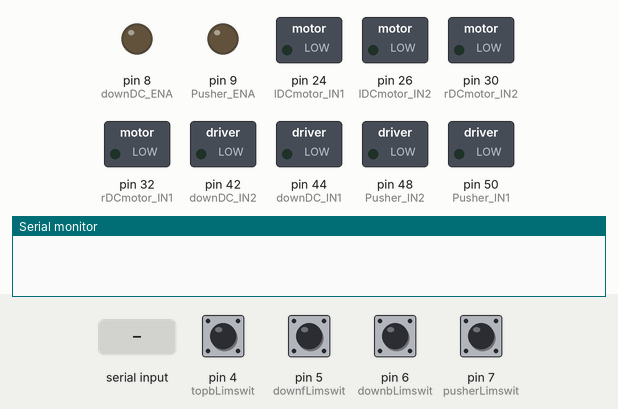
Recording of a sketch running on a simulated Arduino Mega 2560, built with avr-gcc and run on an emulated ATmega2560. Shown: switched loads named in the sketch (green lamp = pin HIGH), output pins drawn as LEDs (lit = HIGH), the last lines printed to the serial monitor. The test bench sets the inputs (shaded band); at power-on: pin 4 (topbLimswit), pin 5 (downfLimswit), pin 6 (downbLimswit), pin 7 (pusherLimswit) HIGH. Pins used as bus, display or sensor lines are not drawn.

Above: at 1.2 s.
1.3 s: "0" received over Serial
At 2.7 s:
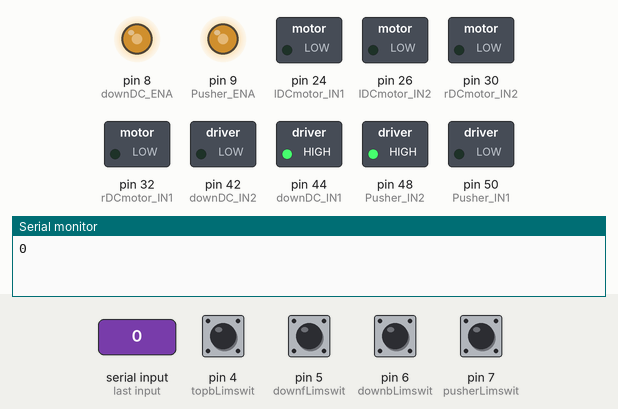
3.8 s: pin 5 (downfLimswit) pulled LOW for 0.15 s
At 4.5 s:
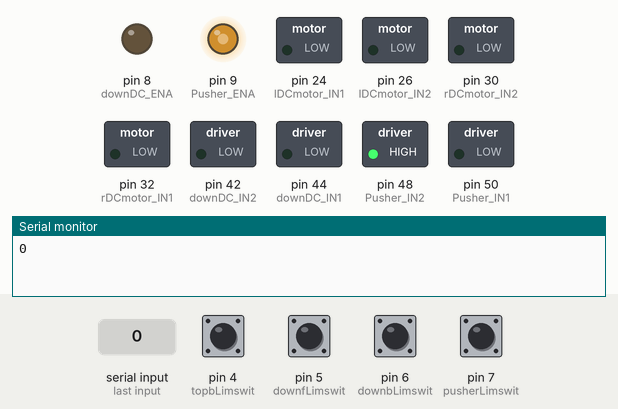
5.4 s: pin 7 (pusherLimswit) pulled LOW for 1 s
At 6.2 s:
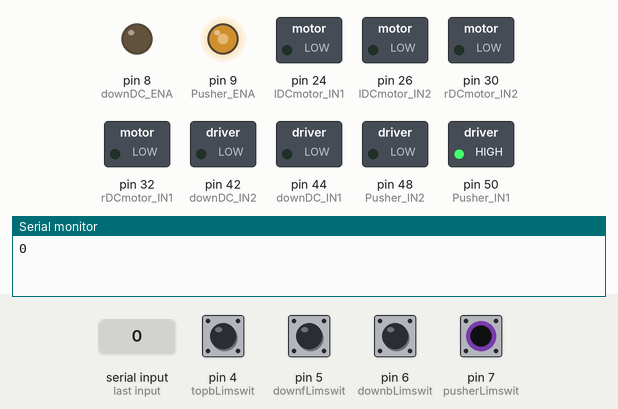
7.9 s: "1" received over Serial
At 15.1 s:
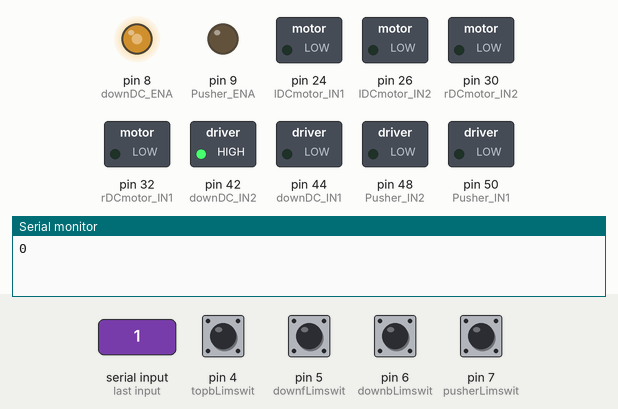
Timing chart, 0 to 16.4 s (numbered marks = the images above; inputs shaded):
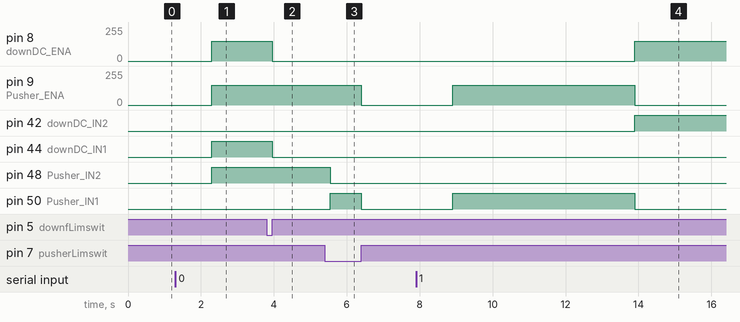

Measured:
- after the input at 1.3 s, pin 8 (downDC_ENA), pin 9 (Pusher_ENA): 0/255 → 150/255 after 1.0 s; pin 44 (downDC_IN1), pin 48 (Pusher_IN2): LOW → HIGH after 1.0 s
- after the input at 3.8 s, pin 8 (downDC_ENA): 150/255 → 0/255 after 0.15 s; pin 44 (downDC_IN1): HIGH → LOW after 0.15 s
- after the input at 5.4 s, pin 9 (Pusher_ENA): 150/255 → 0/255 after 1.0 s; pin 48 (Pusher_IN2): HIGH → LOW after 0.15 s; pin 50 (Pusher_IN1): LOW → HIGH after 0.15 s, → LOW 0.85 s later
- after the input at 7.9 s, pin 8 (downDC_ENA): 0/255 → 150/255 after 6.0 s; pin 9 (Pusher_ENA): 0/255 → 150/255 after 1.0 s, → 0/255 5.0 s later; pin 42 (downDC_IN2): LOW → HIGH after 6.0 s; pin 50 (Pusher_IN1): LOW → HIGH after 1.0 s, → LOW 5.0 s later

The sketch:

arduino_motor.ino
```cpp
/* This will be stored in the arduino board ,and receive the msg sended from the python server */

// topStepper
const byte topStepper_CLK = 38; // step
const byte topStepper_CW  = 36; // direction

//downDC
const byte downDC_IN1 = 44;
const byte downDC_IN2 = 42;
const byte downDC_ENA = 8;

// Pusher
const byte Pusher_ENA = 9;
const byte Pusher_IN1 = 50;
const byte Pusher_IN2 = 48;

// rDCmotor + lDCmotor = flywheel
const byte rDCmotor_IN1 = 32; //speed
const byte rDCmotor_IN2 = 30; //direction
const byte lDCmotor_IN1 = 24; //speed
const byte lDCmotor_IN2 = 26; //direction

// limit switch 都接NO (觸發時為0)
const byte topbLimswit = 4; //上後
const byte downbLimswit = 6; //下後
const byte downfLimswit = 5; //下前
const byte pusherLimswit = 7; //推桿

String message;
int topStepper_status;
int downDC_status;
int Pusher_status;
int flywheel_status;
int takeBall_status;
int times = 0;

void setup()
{
    Serial.begin(57600);
    pinMode(topStepper_CLK, OUTPUT);
    pinMode(topStepper_CW,  OUTPUT);
    pinMode(downDC_IN1, OUTPUT);
    pinMode(downDC_IN2, OUTPUT);
    pinMode(downDC_ENA, OUTPUT);
    pinMode(Pusher_ENA, OUTPUT);
    pinMode(Pusher_IN1, OUTPUT);
    pinMode(Pusher_IN2, OUTPUT);
    pinMode(rDCmotor_IN1, OUTPUT);
    pinMode(rDCmotor_IN2, OUTPUT);
    pinMode(lDCmotor_IN1, OUTPUT);
    pinMode(lDCmotor_IN2, OUTPUT);
    pinMode(topbLimswit, INPUT_PULLUP);
    pinMode(downfLimswit, INPUT_PULLUP);
    pinMode(downbLimswit, INPUT_PULLUP);
    pinMode(pusherLimswit, INPUT_PULLUP);
}

/* Programs about the motions of Stepper */
void StepperGo(const byte CW,const byte CLK,int Dir)
{
    digitalWrite(CW, Dir);
    digitalWrite(CLK, HIGH);
    delayMicroseconds(450);
    digitalWrite(CLK, LOW);
    delayMicroseconds(450);
}

/* Programs about the motions of top Stepper */
void topStepper_forward()
{
    // forward
    StepperGo(topStepper_CW,topStepper_CLK,0);
}

void topStepper_backward(int& status)
{
    if (digitalRead(topbLimswit) == 1)
    {
        // backward
        StepperGo(topStepper_CW,topStepper_CLK,1);
    }
    else if (digitalRead(topbLimswit) == 0)
    {
        delay(150);
        while(digitalRead(topbLimswit) == 0)
        {
            // forward
            StepperGo(topStepper_CW,topStepper_CLK,0);
        }
        status = 1;
    }
}

void topStepper_task(int &status)
{
    if (status == 1){;} //stop
    else if (status == 2) //出
    {
        topStepper_forward();
    }
    else if (status == 3) //進
    {
        topStepper_backward(status);
    }
}

/* Programs about the motions of down Stepper */

void downDC_forward(int& status)
{
    if(digitalRead(downfLimswit) == 1)
    {
        //forward
        digitalWrite(downDC_IN1, HIGH);
        digitalWrite(downDC_IN2, LOW);
        analogWrite(downDC_ENA, 150);
    }
    else if (digitalRead(downfLimswit) == 0)
    {
        delay(150);
        while(digitalRead(downfLimswit) == 0)
        {
            //backward
            digitalWrite(downDC_IN1, LOW);
            digitalWrite(downDC_IN2, HIGH);
            analogWrite(downDC_ENA, 150);
        }
        status = 1;
    }
}

void downDC_backward(int& status)
{
    if(digitalRead(downbLimswit) == 1)
    {
        //backward
        digitalWrite(downDC_IN1, LOW);
        digitalWrite(downDC_IN2, HIGH);
        analogWrite(downDC_ENA, 150);
    }
    else if (digitalRead(downbLimswit) == 0)
    {
        delay(150);
        while(digitalRead(downbLimswit) == 0)
        {
            //forward
            digitalWrite(downDC_IN1, HIGH);
            digitalWrite(downDC_IN2, LOW);
            analogWrite(downDC_ENA, 150);
        }
        status = 1;
    }
}

void downDC_task(int& status)
{
    if (status == 1)
    {
        //stop
        digitalWrite(downDC_IN1, LOW);
        digitalWrite(downDC_IN2, LOW);
        analogWrite(downDC_ENA, 0);
    }
    else if (status == 2) // forward
    {
        downDC_forward(status);
    }
    else if (status == 3) // backward
    {
        downDC_backward(status);
    }
}

/* Programs about the motions of flywheel */
#define speedIn 200
#define speedOut 200
void flywheel_task(int status) //flywheel
{
    if (status == 1) // stop
    {
        digitalWrite(rDCmotor_IN1, 0);
        digitalWrite(rDCmotor_IN2, LOW);
        digitalWrite(lDCmotor_IN1, 0);
        digitalWrite(lDCmotor_IN2, LOW);
    }
    else if (status == 2) // 噴
    {
        digitalWrite(rDCmotor_IN1, speedOut);
        digitalWrite(rDCmotor_IN2, LOW);
        digitalWrite(lDCmotor_IN1, speedOut);
        digitalWrite(lDCmotor_IN2, HIGH);
    }
    else if (status == 3) // 吸
    {
        digitalWrite(rDCmotor_IN1, speedIn);
        digitalWrite(rDCmotor_IN2, HIGH);
        digitalWrite(lDCmotor_IN1, speedIn);
        digitalWrite(lDCmotor_IN2, LOW);
    }
}

/* Programs about the motions of Pusher */
void PusherUp()
{
    digitalWrite(Pusher_IN1, HIGH);
    digitalWrite(Pusher_IN2, LOW);
    analogWrite(Pusher_ENA, 150);
}

void PusherDown(int& status)
{
    if(digitalRead(pusherLimswit) == 1)
    {
        digitalWrite(Pusher_IN1, LOW);
        digitalWrite(Pusher_IN2, HIGH);
        analogWrite(Pusher_ENA, 150);
    }
    else if(digitalRead(pusherLimswit) == 0)
    {
        delay(150);
        while(digitalRead(pusherLimswit) == 0)
        {
            PusherUp();
        }
        status = 1; //stop
    }
}

void PusherStop()
{
    digitalWrite(Pusher_IN1, LOW);
    digitalWrite(Pusher_IN2, LOW);
    analogWrite(Pusher_ENA, 0);
}

void Pusher_task(int& status)
{
    if (status == 1) // stop
    {
        PusherStop();
    }
    else if (status == 2) //縮短
    {
        PusherDown(status);
    }
    else if (status == 3) //伸長
    {
        PusherUp();
    }
}

/* Programs about the task */
void StandardPosi()
{
    Pusher_status = 2;
    topStepper_status = 3;
    downDC_status = 2;
}

void releaseBall()
{
    flywheel_status = 2;
    topStepper_status = 2;
}


void takeBall(int& time) //取球
{
  if(time == 1)
  {
    PusherUp(); //up
    delay(5000);
    PusherStop(); //stop
    while(digitalRead(downbLimswit) == 1)
    {
        //backward
        digitalWrite(downDC_IN1, LOW);
        digitalWrite(downDC_IN2, HIGH);
        analogWrite(downDC_ENA, 150);
    }
    while(digitalRead(downbLimswit) == 0)
    {
        //forward
        digitalWrite(downDC_IN1, HIGH);
        digitalWrite(downDC_IN2, LOW);
        analogWrite(downDC_ENA, 150);
    }
    while (digitalRead(topbLimswit) == 1)
    {
        // backward
        StepperGo(topStepper_CW,topStepper_CLK,1);
    }
    while(digitalRead(topbLimswit) == 0)
    {
        // forward
        StepperGo(topStepper_CW,topStepper_CLK,0);
    }
    while(digitalRead(pusherLimswit) == 1)
    {
        PusherDown(Pusher_status); //down
    }
    PusherStop();
    delay(1000);
    PusherUp(); //up
    delay(5000);
    PusherStop();
  }

  else if(time == 2 or time ==3)
  {
    while(digitalRead(pusherLimswit) == 1)
    {
      PusherDown(Pusher_status); //down
    }
        PusherStop();
        delay(1000);
        PusherUp(); //up
        delay(5000);
        PusherStop();
    if(time == 3)
    {
      time = 0;
    }
  }

}

/* Programs about processing the msg sended from the python_server */

// topStepper 21, 22, 23退
// downDC 31, 32, 33退
// Pusher 41, 42, 43伸
// flywheel 51, 52, 53吸

void action(String message)
{
    char motor_type = message[0];
    char motor_status = message[1];
    switch (motor_type)
    {
        case '2': //上
            topStepper_status = int(motor_status - '0');
            break;
        case '3': //下
            downDC_status = int(motor_status - '0');
            break;
        case '4': //推桿
            Pusher_status = int(motor_status - '0');
            break;
        case '5': //飛輪
            flywheel_status = int(motor_status - '0');
            break;
        case '1': //take basketballs
            times++;
            takeBall(times);
            break;
        case '0': //standard position
            StandardPosi();
            break;
    }
}

void motorMove()
{
    topStepper_task(topStepper_status);
    downDC_task(downDC_status);
    Pusher_task(Pusher_status);
    flywheel_task(flywheel_status);
}

void loop()
{
    if (Serial.available() > 0)
    {
        message = Serial.readString();
        action(message);
        Serial.println(message);
    }
    motorMove();
}
```
